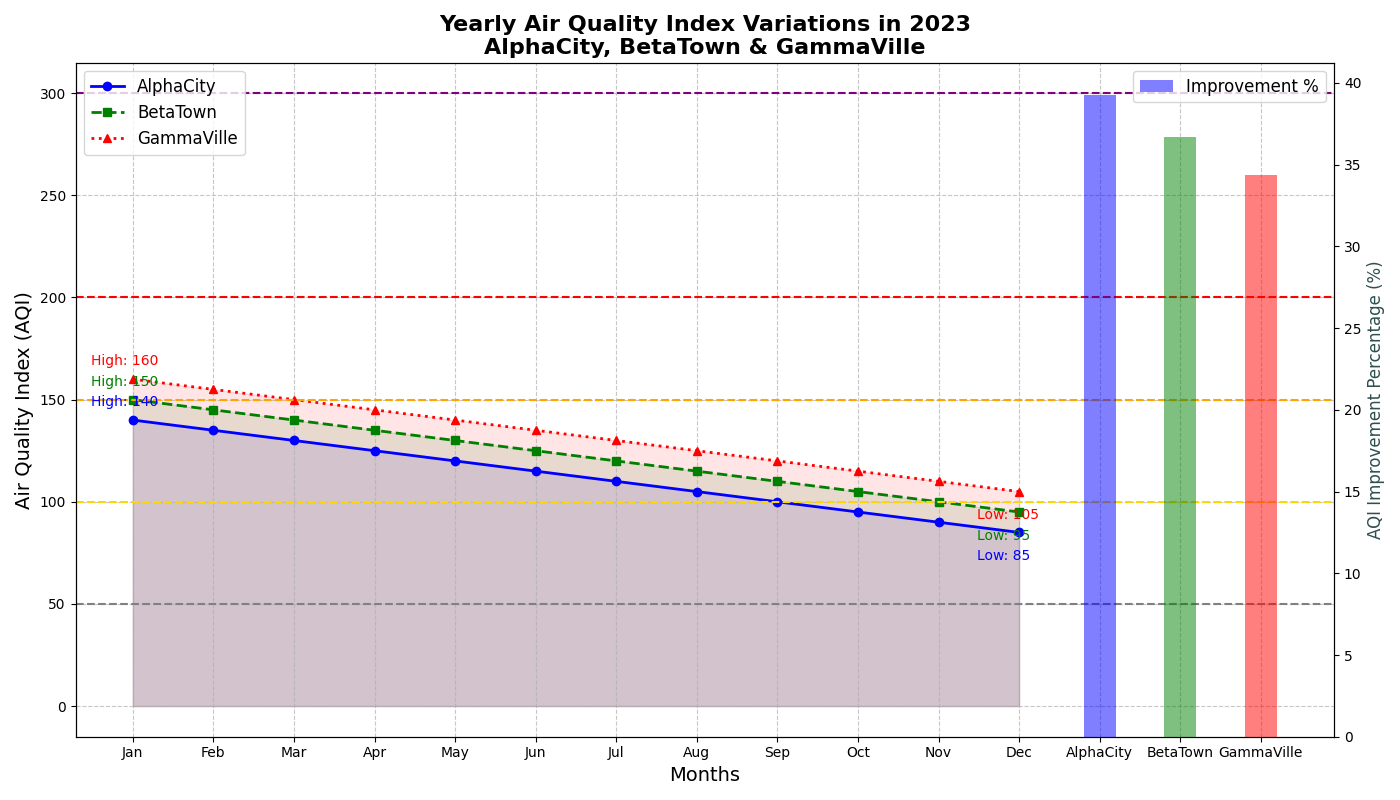

This figure's Python source:
import matplotlib.pyplot as plt
import numpy as np

# Backstory: 
# We are examining the air quality index (AQI) in three major cities over a year's span. 
# The cities are AlphaCity, BetaTown, and GammaVille. This data helps us understand variations in air quality and potential pollution control measures' effects over the year.

# Define months for the x-axis
months = np.array([
    'Jan', 'Feb', 'Mar', 'Apr', 'May', 'Jun', 
    'Jul', 'Aug', 'Sep', 'Oct', 'Nov', 'Dec'
])

# Air Quality Index (AQI) data for each city
alpha_city_aqi = np.array([140, 135, 130, 125, 120, 115, 110, 105, 100, 95, 90, 85])
beta_town_aqi = np.array([150, 145, 140, 135, 130, 125, 120, 115, 110, 105, 100, 95])
gamma_ville_aqi = np.array([160, 155, 150, 145, 140, 135, 130, 125, 120, 115, 110, 105])

# Create figure and axis
fig, ax1 = plt.subplots(figsize=(14, 8))

# Plot AQI data for each city with distinct linestyle and marker
ax1.plot(months, alpha_city_aqi, label='AlphaCity', color='blue', marker='o', linestyle='-', linewidth=2)
ax1.plot(months, beta_town_aqi, label='BetaTown', color='green', marker='s', linestyle='--', linewidth=2)
ax1.plot(months, gamma_ville_aqi, label='GammaVille', color='red', marker='^', linestyle=':', linewidth=2)

# Fill the area under each curve for better visual representation
ax1.fill_between(months, alpha_city_aqi, color='blue', alpha=0.1)
ax1.fill_between(months, beta_town_aqi, color='green', alpha=0.1)
ax1.fill_between(months, gamma_ville_aqi, color='red', alpha=0.1)

# Set title and labels
ax1.set_title('Yearly Air Quality Index Variations in 2023\nAlphaCity, BetaTown & GammaVille', fontsize=16, fontweight='bold')
ax1.set_xlabel('Months', fontsize=14)
ax1.set_ylabel('Air Quality Index (AQI)', fontsize=14)

# Add reference lines for different AQI ranges
ax1.axhline(y=50, color='grey', linewidth=1.5, linestyle='--')
ax1.axhline(y=100, color='gold', linewidth=1.5, linestyle='--')
ax1.axhline(y=150, color='orange', linewidth=1.5, linestyle='--')
ax1.axhline(y=200, color='red', linewidth=1.5, linestyle='--')
ax1.axhline(y=300, color='purple', linewidth=1.5, linestyle='--')

# Enhanced grid lines for better readability
ax1.grid(True, linestyle='--', alpha=0.7)

# Annotate the highest and lowest AQIs for each city
for city, aqi, color in [('AlphaCity', alpha_city_aqi, 'blue'),
                         ('BetaTown', beta_town_aqi, 'green'),
                         ('GammaVille', gamma_ville_aqi, 'red')]:
    max_aqi = aqi.max()
    min_aqi = aqi.min()
    ax1.annotate(f"High: {max_aqi}", 
                 (months[aqi.argmax()], max_aqi), 
                 textcoords="offset points", xytext=(-30, 10), fontsize=10, color=color)
    ax1.annotate(f"Low: {min_aqi}", 
                 (months[aqi.argmin()], min_aqi), 
                 textcoords="offset points", xytext=(-30, -20), fontsize=10, color=color)

# Add second plot to visualize AQI improvement percentage for each city from January to December
ax2 = ax1.twinx()
alpha_improvement = (alpha_city_aqi[0] - alpha_city_aqi[-1]) / alpha_city_aqi[0] * 100
beta_improvement = (beta_town_aqi[0] - beta_town_aqi[-1]) / beta_town_aqi[0] * 100
gamma_improvement = (gamma_ville_aqi[0] - gamma_ville_aqi[-1]) / gamma_ville_aqi[0] * 100

improvements = np.array([alpha_improvement, beta_improvement, gamma_improvement])
cities = ['AlphaCity', 'BetaTown', 'GammaVille']
ax2.bar(cities, improvements, color=['blue', 'green', 'red'], alpha=0.5, width=0.4, label='Improvement %')
ax2.set_ylabel('AQI Improvement Percentage (%)', fontsize=12, color='darkslategray')

# Legend settings
ax1.legend(loc='upper left', fontsize=12)
ax2.legend(loc='upper right', fontsize=12)

# Adjust layout
plt.tight_layout()

# Display the plot
plt.show()
